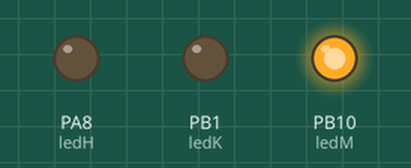
This sketch was run on a simulated STM32 Blue Pill. On the bench: output pins drawn as LEDs (lit = HIGH).

Above: at 0.2 s.
At 0.7 s:
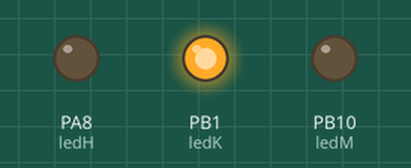
At 2.7 s:
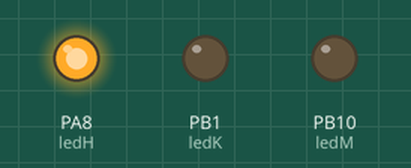
Timing chart, 0 to 3.5 s (numbered marks = the images above):
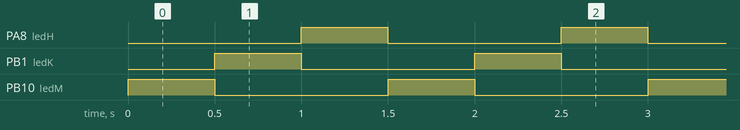

The sketch:

STM32LOCK.ino
```cpp
int ledM= PB10;
int ledK= PB1;
int ledH= PA8;

void setup() {
  // put your setup code here, to run once:
  pinMode(ledM, OUTPUT);
  pinMode(ledK, OUTPUT);
  pinMode(ledH, OUTPUT);
  digitalWrite(ledM, LOW);
}

void loop() {
  // put your main code here, to run repeatedly:
  digitalWrite(ledM, HIGH);
  delay(500);
  digitalWrite(ledM, LOW);
  digitalWrite(ledK, HIGH);
  delay(500);
  digitalWrite(ledK, LOW);
  digitalWrite(ledH, HIGH);
  delay(500);
  digitalWrite(ledH, LOW);
}
```

Measured:
- by itself, PA8 (ledH), PB1 (ledK), PB10 (ledM): alternates HIGH for 0.50 s and LOW for 1.0 s
- by itself, everything shown: repeats every 1.5 s, in 4 steps
